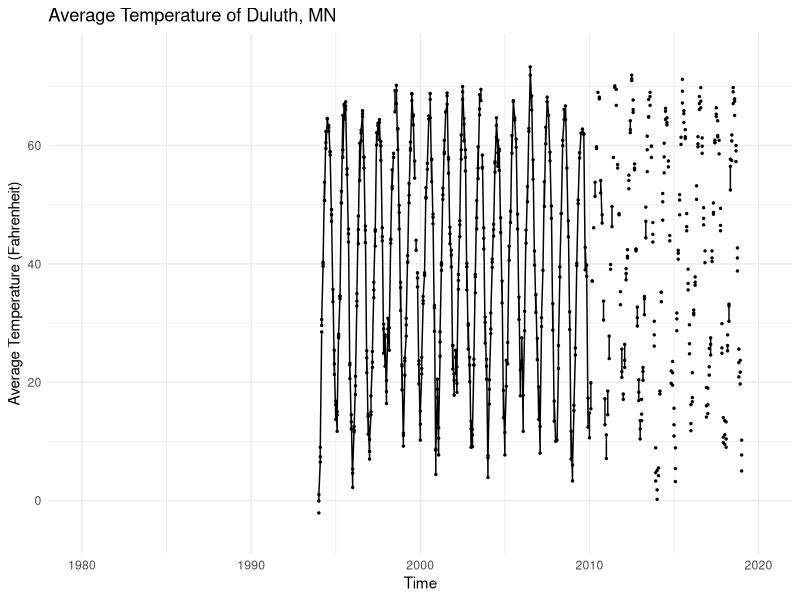

R code for this plot:
## ---- chunk 1
knitr::opts_chunk$set(echo = TRUE, error=TRUE)
## ---- chunk 2
# Libraries
library(dplyr)
library(ggplot2)
library(tidyr)
library(splines)
## ---- chunk 3
# Read the Climate_Data.csv file into R
Climate_Data = read.csv(file = 'Climate_Data.csv', header = FALSE)

# Transform wordTrends into a data frame
Climate_Frame = data.frame(Date = Climate_Data$V3,
                           Precip = Climate_Data$V4,
                           Snow = Climate_Data$V5,
                           Temp_Avg = Climate_Data$V6,
                           Temp_Min = Climate_Data$V8,
                           Temp_Max = Climate_Data$V7)

# Extract relevant rows and reindex
Climate_Frame = Climate_Frame[-1,]
rownames(Climate_Frame) = NULL

# Turn entries into numeric values
Climate_Frame$Precip = as.numeric(as.character(Climate_Frame$Precip))
Climate_Frame$Snow = as.numeric(as.character(Climate_Frame$Snow))
Climate_Frame$Temp_Avg = as.numeric(as.character(Climate_Frame$Temp_Avg))
Climate_Frame$Temp_Min = as.numeric(as.character(Climate_Frame$Temp_Min))
Climate_Frame$Temp_Max = as.numeric(as.character(Climate_Frame$Temp_Max))

# Separate 'Date' variable into 'Year' and 'Month'
Climate_Frame = Climate_Frame %>%
  separate(Date, c("Year", "Month"), sep = "-", remove = TRUE, convert = TRUE)

# Create a continuous 'Time' variable
Climate_Frame = Climate_Frame %>%
  mutate(Time = Year + (Month - 1) / 12)

# Reorder columns
Climate_Frame = Climate_Frame[c(1,2,8,5,7,6,3,4)]

Climate_Frame %>%
  ggplot(aes(x = Time, y = Temp_Avg)) +
  geom_point(size = 0.5) +
  geom_line() +
  labs(x = "Time", y = "Average Temperature (Fahrenheit)") +
  ggtitle("Average Temperature of Duluth, MN") +
  lims(x = c(1980, 2020), y = c(-5, 75)) +
  theme_minimal()
## ---- chunk 4
# Read the .csv files into R
Data_1 = read.csv(file = 'MER_T06_01.csv', header = FALSE)
Data_2 = read.csv(file = 'MER_T07_01.csv', header = FALSE)
Data_3 = read.csv(file = 'MER_T07_06.csv', header = FALSE)
Data_4 = read.csv(file = 'MER_T09_08.csv', header = FALSE)

# # Transform wordTrends into a data frame
# Climate_Frame = data.frame(Date = Climate_Data$V3,
#                            Precip = Climate_Data$V4,
#                            Snow = Climate_Data$V5,
#                            Temp_Avg = Climate_Data$V6,
#                            Temp_Min = Climate_Data$V8,
#                            Temp_Max = Climate_Data$V7)
# 
# # Extract relevant rows and reindex
# Climate_Frame = Climate_Frame[-1,]
# rownames(Climate_Frame) = NULL
# 
# # Turn entries into numeric values
# Climate_Frame$Precip = as.numeric(as.character(Climate_Frame$Precip))
# Climate_Frame$Snow = as.numeric(as.character(Climate_Frame$Snow))
# Climate_Frame$Temp_Avg = as.numeric(as.character(Climate_Frame$Temp_Avg))
# Climate_Frame$Temp_Min = as.numeric(as.character(Climate_Frame$Temp_Min))
# Climate_Frame$Temp_Max = as.numeric(as.character(Climate_Frame$Temp_Max))
# 
# # Separate 'Date' variable into 'Year' and 'Month'
# Climate_Frame = Climate_Frame %>%
#   separate(Date, c("Year", "Month"), sep = "-", remove = TRUE, convert = TRUE)
# 
# # Create a continuous 'Time' variable
# Climate_Frame = Climate_Frame %>%
#   mutate(Time = Year + (Month - 1) / 12)
# 
# # Reorder columns
# Climate_Frame = Climate_Frame[c(1,2,8,5,7,6,3,4)]
# 
# Climate_Frame %>%
#   ggplot(aes(x = Time, y = Temp_Avg)) +
#   geom_point(size = 0.5) +
#   geom_line() +
#   labs(x = "Time", y = "Average Temperature (Fahrenheit)") +
#   ggtitle("Average Temperature of Duluth, MN") +
#   lims(x = c(1980, 2020), y = c(-5, 75)) +
#   theme_minimal()
